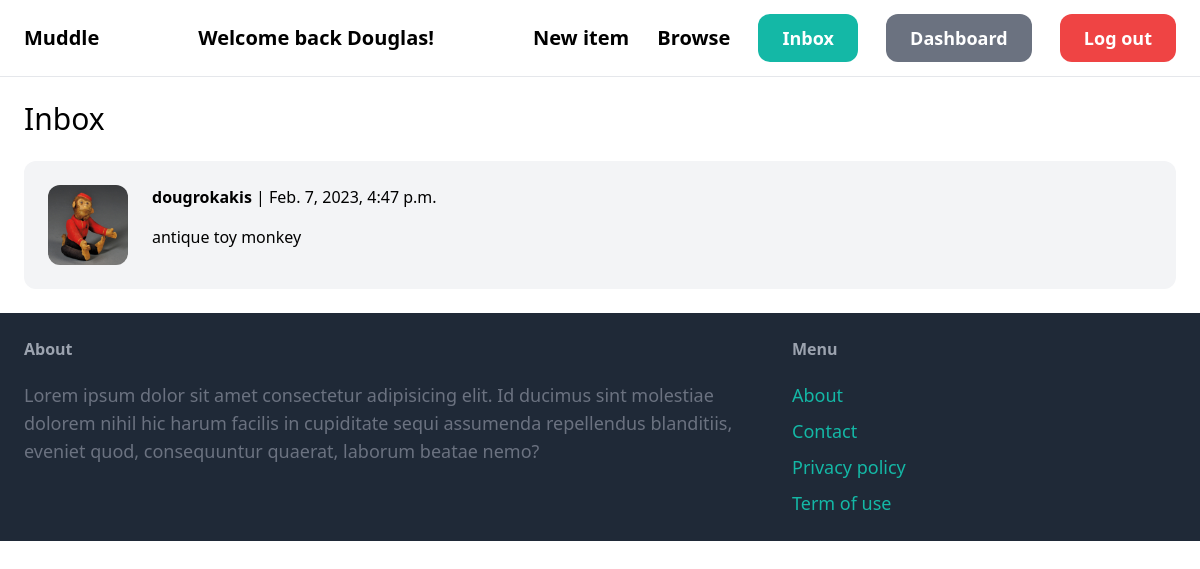
The page /inbox/ (signed in) on the database its author committed.
### conversation/models.py (models this page shows)
class Conversation(models.Model):
    item = models.ForeignKey(Item, related_name='conversations',on_delete=models.CASCADE)
    members=models.ManyToManyField(User, related_name='conversations')
    created_at = models.DateTimeField(auto_now_add=True)
    modified_at = models.DateTimeField(auto_now=True)
    class Meta:
        ordering = ('-modified_at', )

### item/models.py (models this page shows, shortened)
class Item(models.Model):
    category = models.ForeignKey(Category, related_name='items', on_delete=models.CASCADE)
    name=models.CharField(max_length=255)
    description = models.TextField(blank=True, null=True)
    price = models.FloatField()
    image = models.ImageField(upload_to='item_images', blank=True, null=True)
    is_sold = models.BooleanField(default=False)
    created_by = models.ForeignKey(User, related_name='items', on_delete=models.CASCADE)
    created_at=models.DateTimeField(auto_now_add=True)

### conversation/views.py (the view)
# urls.py: path('', views.inbox, name='inbox'),
@login_required
def inbox(request):
    conversations = Conversation.objects.filter(members__in=[request.user.id])
    return render(request, 'conversation/inbox.html', {
        'conversations': conversations
    })

### conversation/templates/conversation/inbox.html (shortened to what this page needs)
{% extends 'core/base.html' %}
{% block content %}
<h1 class="mb-6 text-3xl">Inbox</h1>
<div class="space-y-6">
    {% for conversation in conversations %}
        <a href="{% url 'conversation:detail' conversation.id %}">
            <div class="p-6 flex bg-gray-100 rounded-xl">
                <div class="pr-6">
                    <img src="{{ conversation.item.image.url }}" class="w-20 rounded-xl" alt="">
                </div>
                <div>
                    {% for member in conversation.members.all %}
                        {% if member != request.user %}
                            <p class="mb-4"><strong>{{ member.username }}</strong> | {{ conversation.modified_at }}</p>
                            <p>{{conversation.item.name}}</p>
                        {% endif %}
                    {% endfor %}
                </div>
            </div>
        </a>
    {% endfor %}
</div>
{% endblock %}

### core/templates/core/base.html (shortened to what this page needs)
<!DOCTYPE html>
<html lang="en">
    <head>
        <script src="https://cdn.tailwindcss.com"></script>
    </head>
    <body>
        <nav class="py-6 px-6 flex justify-between items-center border-b border-gray-200">
            <a href="/" class="text-xl font-semibold">Muddle</a>
            {% if request.user.is_authenticated %}
                <p class="text-xl font-semibold">Welcome back {{ request.user.first_name }}!</p>
            {% else %}
            <p class="text-xl font-semibold">Welcome! Please log-in/sign-up!</p>
            {% endif %}
            <div class="space-x-6">
                <a href="{% url 'item:new' %}" class="text-xl font-semibold hover:text-gray-500">New item</a>
                <a href="{% url 'item:items' %}" class="text-xl font-semibold hover:text-gray-500">Browse</a>
                {% if request.user.is_authenticated %}
                    <a href="{% url 'conversation:inbox' %}" class="px-6 py-3 text-lg font-semibold bg-teal-500 text-white rounded-xl hover:bg-teal-700">Inbox</a>
                    <a href="{% url 'dashboard:index' %}" class="px-6 py-3 text-lg font-semibold bg-gray-500 text-white rounded-xl hover:bg-gray-700">Dashboard</a>
                    <a href="{% url 'core:logout' %}" class="px-6 py-3 text-lg font-semibold bg-red-500 text-white rounded-xl hover:bg-red-700">Log out</a>
                {% else %}
                    <a href="{% url 'core:signup' %}" class="px-6 py-3 text-lg font-semibold bg-teal-500 text-white rounded-xl hover:bg-teal-700">Sign up</a>
                    <a href="{% url 'core:login' %}" class="px-6 py-3 text-lg font-semibold bg-gray-500 text-white rounded-xl hover:bg-gray-700">Log in</a>
                {% endif %}
            </div>
        </nav>
        <div class="px-6 py-6">
            {% block content %}
            {% endblock %}
        </div>
        <footer class="py-6 px-6 flex justify-between bg-gray-800">
            <div class="w-2/3 pr-10">
                <h3 class="mb-5 font-semibold text-gray-400">About</h3>
                <p class="text-lg text-gray-500">Lorem ipsum dolor sit amet consectetur adipisicing elit. Id ducimus sint molestiae dolorem nihil hic harum facilis in cupiditate sequi assumenda repellendus blanditiis, eveniet quod, consequuntur quaerat, laborum beatae nemo?
                </p>
            </div>
            <div class="w-1/3">
                <h3 class="mb-5 font-semibold text-gray-400">Menu</h3>
                <ul class="space-y-2">
                    <li><a href="#" class="text-lg text-teal-500 hover:text-teal-700">About</a></li>
                    <li><a href="{% url 'core:contact' %}" class="text-lg text-teal-500 hover:text-teal-700">Contact</a></li>
                    <li><a href="#" class="text-lg text-teal-500 hover:text-teal-700">Privacy policy</a></li>
                    <li><a href="#" class="text-lg text-teal-500 hover:text-teal-700">Term of use</a></li>
                </ul>
            </div>
        </footer>
    </body>
</html>

### rows shown on the page
Conversation: item.image (picture), modified_at "Feb. 7, 2023, 4:47 p.m.", item.name "antique toy monkey"

### other values the page prints
{{ request.user.first_name }} "Douglas"
{{ member.username }} "dougrokakis"
